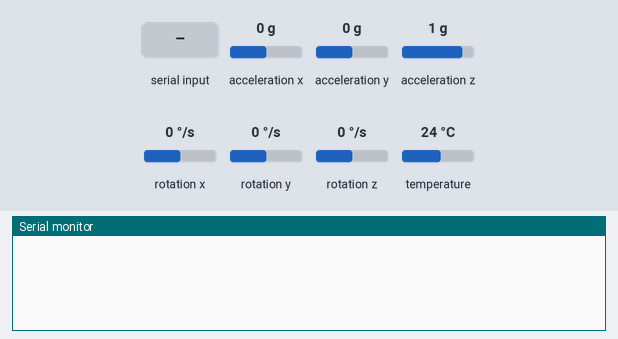
Bench run of a sketch on a simulated ESP32. Shown: the last lines printed to the serial monitor. The test bench sets the inputs (shaded band); at power-on: acceleration x 0 g, acceleration y 0 g, acceleration z 1 g, rotation x 0 °/s, rotation y 0 °/s, rotation z 0 °/s, temperature 24 °C.

Above: at 1.3 s.
1.4 s: "o\n" received over Serial
At 2.8 s:
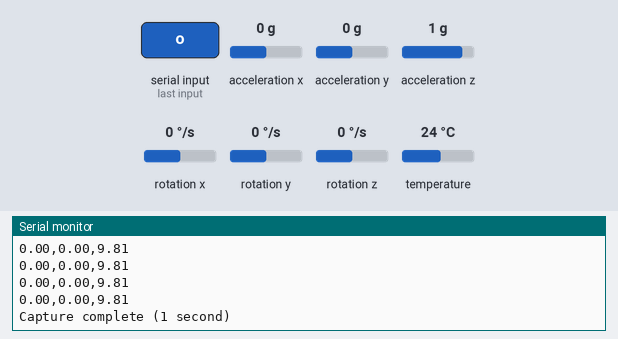
2.9 s: "p\n" received over Serial
At 3.5 s:
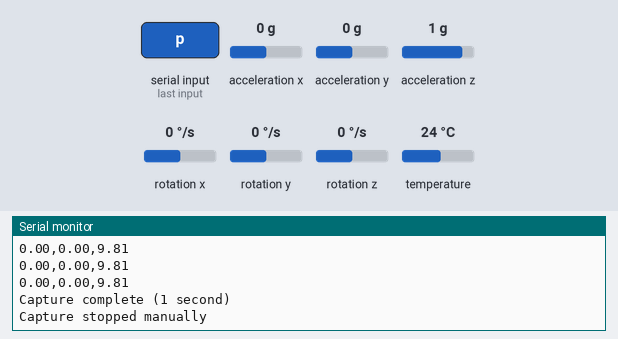

Measured:
- after the input at 1.4 s, the serial monitor: prints a new line at once (image 1)
- after the input at 2.9 s, the serial monitor: prints a new line at once (image 2)

The sketch:

gesture_capture.ino
```cpp
// Basic demo for accelerometer readings from Adafruit MPU6050

#include <Adafruit_MPU6050.h>
#include <Adafruit_Sensor.h>
#include <Wire.h>

Adafruit_MPU6050 mpu;
long last_sample_millis = 0;
bool capture = false;
char a;
unsigned long capture_start_time = 0;
const unsigned long CAPTURE_DURATION = 1000; // 1 second in milliseconds

void setup(void) {
  Serial.begin(115200);
  while (!Serial) {
    delay(10); // will pause Zero, Leonardo, etc until serial console opens
  }

  Wire.begin(6, 7);

  // Try to initialize!
  while (!mpu.begin()) {
    Serial.println("Failed to find MPU6050 chip");
    delay(10);
    //while (1) {
      //delay(10);
    //}
  }

  mpu.setAccelerometerRange(MPU6050_RANGE_8_G);
  mpu.setGyroRange(MPU6050_RANGE_500_DEG);
  mpu.setFilterBandwidth(MPU6050_BAND_21_HZ);
  Serial.println("");
  delay(100);
}

void capture_data() {
  /* Get new sensor events with the readings */
  if ((millis() - last_sample_millis) >= 10) { // 10ms for 100Hz sampling rate

    last_sample_millis = millis();
    sensors_event_t a, g, temp;
    mpu.getEvent(&a, &g, &temp);

    /* Print out the values */
    Serial.print(a.acceleration.x);
    Serial.print(",");
    Serial.print(a.acceleration.y);
    Serial.print(",");
    Serial.print(a.acceleration.z);
    Serial.print("\n");

    // Check if we've been capturing for 1 second
    if (millis() - capture_start_time >= CAPTURE_DURATION) {
      capture = false;
      Serial.print("\n\n\n\n");
      Serial.println("Capture complete (1 second)");
    }
  }
}

void loop() {
  if (Serial.available() > 0) {
    a = Serial.read();
    if (a == 'o') {
      Serial.print("-,-,-\n");
      capture = true;
      capture_start_time = millis(); // Record the start time
      Serial.println("Starting capture (will run for 1 second)");
    } else if (a == 'p') {
      capture = false;
      Serial.print("\n\n\n\n");
      Serial.println("Capture stopped manually");
    }
  }
  if (capture) {
    capture_data();
  }
}
```
